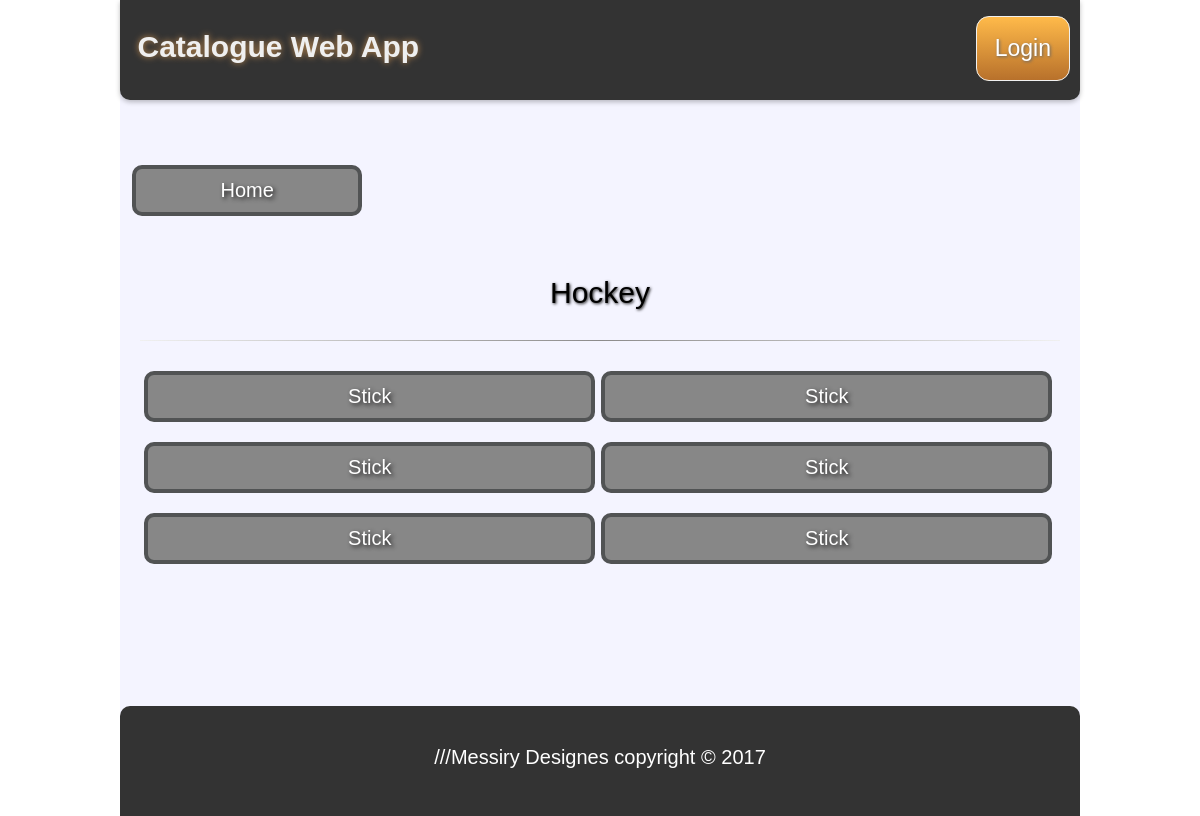
The page /category/5 on the database its author committed.
### database_setup.py (models this page shows, shortened)
class Category(Base):
    __tablename__ = 'category'
    id = Column(Integer, primary_key=True)
    name = Column(String(250), nullable=False)
    description = Column(String(250), nullable=False)
    user_id = Column(Integer, ForeignKey('user.id'))
    user = relationship(User)

class Cat_Item(Base):
    __tablename__ = 'cat_item'
    name = Column(String(80), nullable=False)
    id = Column(Integer, primary_key=True)
    description = Column(String(250), nullable=False)
    date = Column(DateTime, default=datetime.datetime.utcnow)
    category_id = Column(Integer, ForeignKey('category.id'))
    category = relationship(Category)
    user_id = Column(Integer, ForeignKey('user.id'))
    user = relationship(User)

### app.py (the view, shortened to what this page needs)
@app.route('/category/<int:cat_id>', methods=['GET'])
def Show_Category(cat_id):
    cat = session.query(Category).filter_by(id=cat_id).one()
    items = session.query(Cat_Item).filter_by(category_id=cat_id).all()
    if 'username' not in login_session:
        return render_template('puplic_category.html',
                               items=items,
                               cat=cat,
                               cat_id=cat_id)

### templates/puplic_category.html
{% extends "struct.html" %}
{% block content %}
{% include "header.html" %}
<div class="content-container">
        <div class="btns-wrapper-1">
            <div class="action-btn">
                <a href="{{url_for('Main_Index')}}">
                    <button class="btn-4">Home</button>
                </a>
            </div>
        </div>
        <div class="block-header">
            <p class="item-name">{{cat.name}}</p>
        </div>
        <hr>
        <div class="items-container">
        {% if items %}
            {% for item in items %}
            <div class="cat-item">
                <a href="{{url_for('Show_Item',cat_id=cat['id'],item_id=item['id'])}}">
                    <button class="btn-4">{{item.name}}</button>
                </a>
            </div>
            {% endfor %}
        {% else %}
            <p style="font-size: 20px; font-family: arial;">NO Items</p>
        {% endif %}
        </div>
</div>
{% endblock %}

### static/styles.css (style rules this page uses)
body { background-color: #ffffff; font-family: Helvetica , arial , sans-serif ; font-weight: normal; width: 100% ; height: 100%; font-size: 20px; margin: 0px; padding: 0px; display: inline-block; }
nav a,button { min-width: 40px; min-height: 40px; }
hr { margin: 1em; border: 0; height: 1px; background-image: -webkit-linear-gradient(left, #f0f0f0, #8c8b8b, #f0f0f0); background-image: -moz-linear-gradient(left, #f0f0f0, #8c8b8b, #f0f0f0); background-image: -ms-linear-gradient(left, #f0f0f0, #8c8b8b, #f0f0f0); background-image: -o-linear-gradient(left, #f0f0f0, #8c8b8b, #f0f0f0); }
.content-container { width: 100%; min-height: calc(100vh - 244px); padding: 0; margin-bottom: 20px; }
.categories-container , .items-container { width: 95%; min-height: 100%; margin: auto; padding: 0; }
.category , .cat-item-main, .cat-item { width: 49.5%; display: inline-block; margin-top: 5px; text-align: center; margin-bottom: 10px; }
.block-header { text-align: center; font-size: 30px; text-shadow: 1px 1px 3px #1c1c1c; font-family: Arial; }
.item-name { font-size: 30px; text-shadow: 1px 1px 3px #1c1c1c; font-family: Arial; }

### static/btns.css (style rules this page uses)
.btn-4 { margin-top: 5px; width: 100%; -webkit-border-radius: 10; -moz-border-radius: 10; border-radius: 10px; text-shadow: 2px 2px 4px #1c1b1c; font-family: Arial; color: #ffffff; font-size: 20px; background: #878787; padding: 10px 20px 10px 20px; border: solid #515354 4px; text-decoration: none; }
.action-btn { width: 24%; margin-top: 30px; margin-bottom: 30px; display: inline-block; }
.btns-wrapper-1 { margin-left: 12px; width: 100%; margin-top: 30px; }

### rows shown on the page
Category: name "Hockey"
Cat_Item: name "Stick"
Cat_Item: name "Stick"
Cat_Item: name "Stick"
Cat_Item: name "Stick"
Cat_Item: name "Stick"
Cat_Item: name "Stick"
